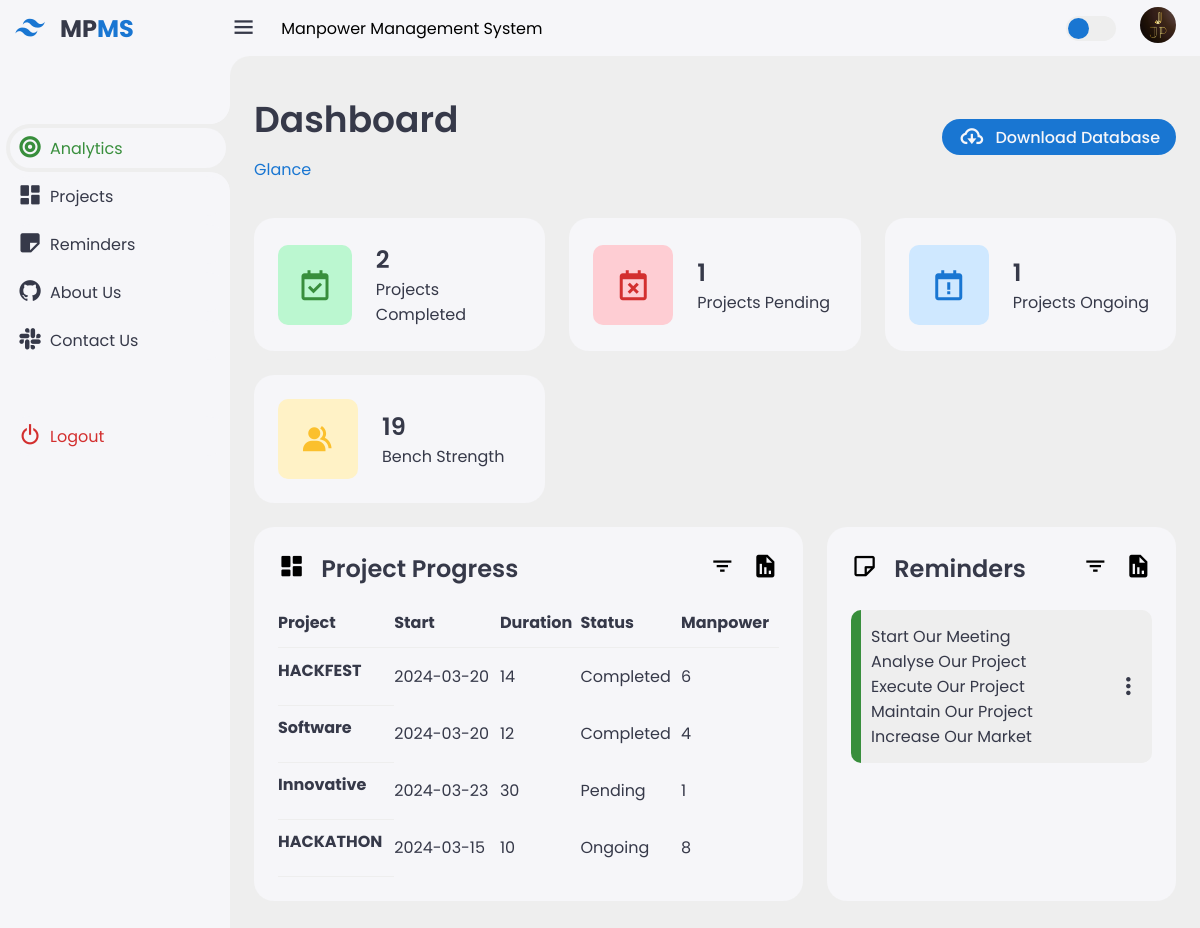
Screenshot of /index.php (signed in) with the database file from the repository.
### tables this page shows
CREATE TABLE `projects` (
  `sno` int(11) NOT NULL,
  `pname` varchar(100) NOT NULL,
  `start` date NOT NULL,
  `duration` int(255) NOT NULL,
  `status` enum('Completed','Pending','Ongoing') NOT NULL,
  `emp` int(255) NOT NULL
);

CREATE TABLE `reminders` (
  `sno` int(40) NOT NULL,
  `title` varchar(40) NOT NULL
);

### index.php (the view, shortened to what this page needs)
<?php
include('admindb.php');
?>
<!DOCTYPE html>
<html lang="en">
<head>
    <link href='https://unpkg.com/boxicons@2.1.4/css/boxicons.min.css' rel='stylesheet'>
    <link rel="stylesheet" href="style.css">
</head>
<body>
    <div class="sidebar">
        <a href="#" class="logo">
            <i class='bx bxl-tailwind-css'></i>
            <div class="logo-name"><span>MP</span>MS</div>
        </a>
        <ul class="side-menu">
            <li class="active"><a href="#"><i class='bx bxs-bullseye' ></i>Analytics</a></li>
            <li><a href="Projects.php"><i class='bx bxs-dashboard'></i>Projects</a></li>
            <li><a href="Reminders.php"><i class='bx bxs-note'></i>Reminders</a></li>
            <li><a href="about.html"><i class='bx bxl-github' ></i>About Us</a></li>
            <li><a href="contact.html"><i class='bx bxl-slack'></i>Contact Us</a></li>
        </ul>
        <ul class="side-menu">
            <li>
                <a href="admin_logout.php" class="logout">
                    <i class='bx bx-power-off' ></i>
                    Logout
                </a>
            </li>
        </ul>
    </div>
    <div class="content">
        <nav>
            <i class='bx bx-menu'></i>
            <form action="#">
                <div class="form-input">
                    <p>Manpower Management System</p>
                </div>
            </form>
            <label for="theme-toggle" class="theme-toggle"></label>
            <a href="#" class="profile">
                <img src="images/logo.png">
            </a>
        </nav>
        <main>
            <div class="header">
                <div class="left">
                    <h1>Dashboard</h1>
                    <ul class="breadcrumb">
                        <li><a href="#" class="active">Glance</a></li>
                    </ul>
                </div>
                <a href="https://drive.google.com/drive/folders/19dXw0TU5wZQp3mB22KGj1Iw6WLxnKlli?usp=sharing" class="report">
                    <i class='bx bx-cloud-download'></i>
                    <span>Download Database</span>
                </a>
            </div>
            <ul class="insights">
                <li>
                    <i class='bx bx-calendar-check'></i>
                    <span class="info">
                        <h3>
                        <?php
                            $sql= "SELECT * FROM `projects` WHERE `status` = 'Completed'";
                            $result = mysqli_query($conn, $sql);
                            $num = mysqli_num_rows($result);
                            echo $num;
                        ?>
                        </h3>
                        <p>Projects Completed</p>
                    </span>
                </li>
                <li><i class='bx bx-calendar-x' ></i>
                    <span class="info">
                        <h3>
                        <?php
                            $sql= "SELECT * FROM `projects` WHERE `status` = 'Pending'";
                            $result = mysqli_query($conn, $sql);
                            $num = mysqli_num_rows($result);
                            echo $num;
                        ?>
                        </h3>
                        <p>Projects Pending</p>
                    </span>
                </li>
                <li><i class='bx bx-calendar-exclamation'></i>
                    <span class="info">
                        <h3>
                        <?php
                            $sql= "SELECT * FROM `projects` WHERE `status` = 'Ongoing'";
                            $result = mysqli_query($conn, $sql);
                            $num = mysqli_num_rows($result);
                            echo $num;
                        ?>
                        </h3>
                        <p>Projects Ongoing</p>
                    </span>
                </li>
                <li><i class='bx bxs-group'></i>
                    <span class="info">
                        <h3>
                        <?php
                            $sql = "SELECT * FROM `projects`";
                            $result = mysqli_query($conn, $sql);
                            $sum = 0;
                            while($row = mysqli_fetch_assoc($result)){
                                $sum = $sum + $row['emp'];
                            }
                            echo $sum;
                        ?>
                        </h3>
                        <p>Bench Strength</p>
                    </span>
                </li>
            </ul>
            <div class="bottom-data">
                <div class="orders">
                    <div class="header">
                        <a style="text-decoration: none; color: black;" href="Projects.php">
                        <i class='bx bxs-dashboard'></i></a>
                        <h3>Project Progress</h3>
                        <a style="text-decoration: none; color: black;" href="Projects.php">
                        <i class='bx bx-filter'></i></a>
                        <a style="text-decoration: none; color: black;" href="Projects.php">
                        <i class='bx bxs-report' ></i></a>
                    </div>
                    <table>
                        <thead>
                            <tr>
                                <th>Project</th>
                                <th>Start</th>
                                <th>Duration</th>
                                <th>Status</th>
                                <th>Manpower</th>
                            </tr>
                        </thead>
                        <tbody>
                        <?php
                            $sql = "SELECT * FROM `projects`";
                            $result = mysqli_query($conn, $sql);
                            while($row = mysqli_fetch_assoc($result)){
                                echo "<tr>
                                <th scope='row'>". $row['pname'] ."</th>
                                <td>". $row['start'] . "</td>
                                <td>". $row['duration'] . "</td>
                                <td>". $row['status'] . "</td>
                                <td>". $row['emp'] . "</td>
                                </tr>";
                            }
                        ?>
                        </tbody>
                    </table>
                </div>
                <div class="reminders">
                    <div class="header">
                        <a style="text-decoration: none; color: black;" href="Reminders.php">
                        <i class='bx bx-note'></i></a>
                        <h3>Reminders</h3>
                        <a style="text-decoration: none; color: black;" href="Reminders.php">
                        <i class='bx bx-filter'></i></a>
                        <a style="text-decoration: none; color: black;" href="Reminders.php">
                        <i class='bx bxs-report' ></i></a>
                    </div>
                    <ul class="task-list">
                        <li class="completed">
                            <div class="task-title">
                                <?php
                                    $sql = "SELECT * FROM `reminders`";
                                    $result = mysqli_query($conn, $sql);
                                    while($row = mysqli_fetch_assoc($result)){
                                    echo "<tr>
                                    <th scope='row'>"."</th>
                                    <td>". $row['title'] . "</td>
                                    </tr>";
                                    echo "<br>";
                                }
                                ?>
                            </div>
                            <i class='bx bx-dots-vertical-rounded'></i>
                        </li>
                    </ul>
                </div>
            </div>
        </main>
    </div>
</body>
</html>

### rows the page displays
projects: pname "HACKFEST", start "2024-03-20", duration "14", status "Completed", emp "6"
projects: pname "Software", start "2024-03-20", duration "12", status "Completed", emp "4"
projects: pname "Innovative", start "2024-03-23", duration "30", status "Pending", emp "1"
projects: pname "HACKATHON", start "2024-03-15", duration "10", status "Ongoing", emp "8"
reminders: title "Start Our Meeting"
reminders: title "Analyse Our Project"
reminders: title "Execute Our Project"
reminders: title "Maintain Our Project"
reminders: title "Increase Our Market"

### other values shown
$num "2"
$num "1"
$sum "19"
